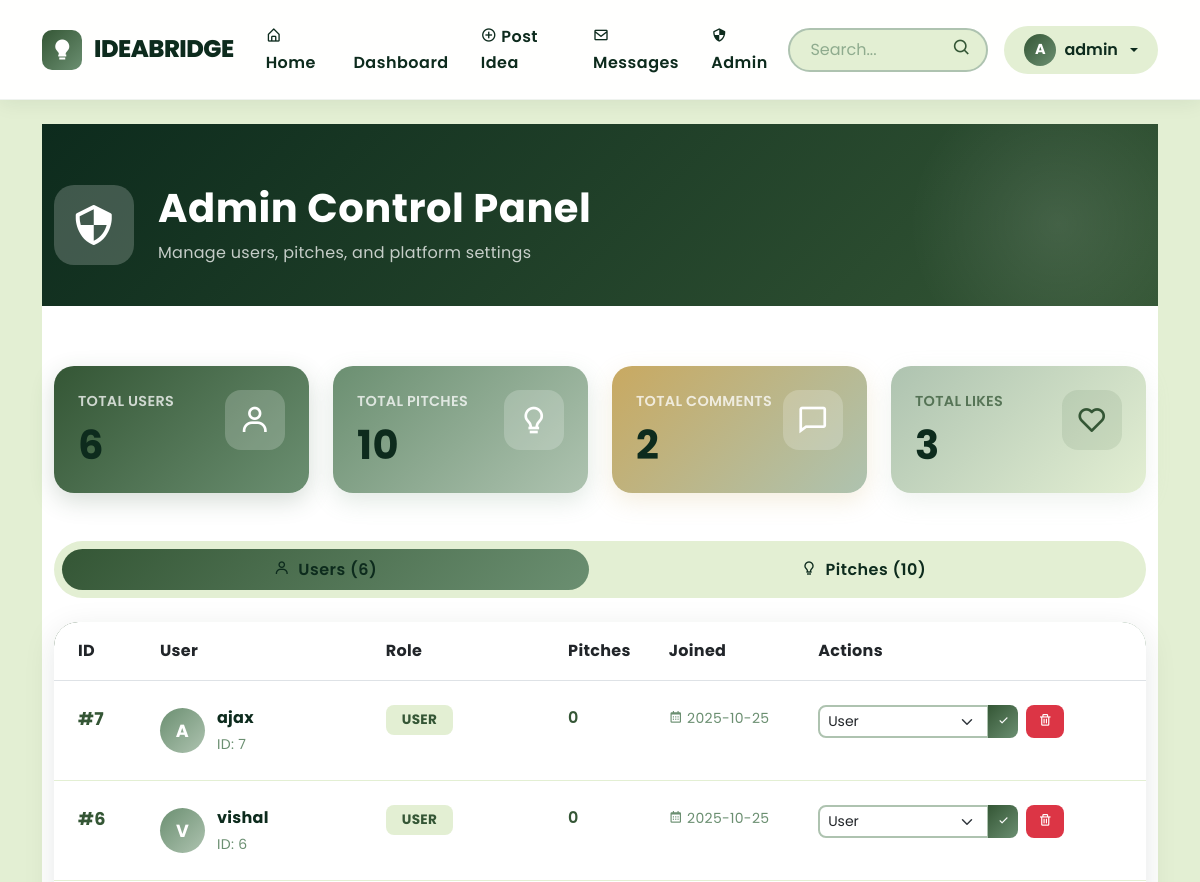
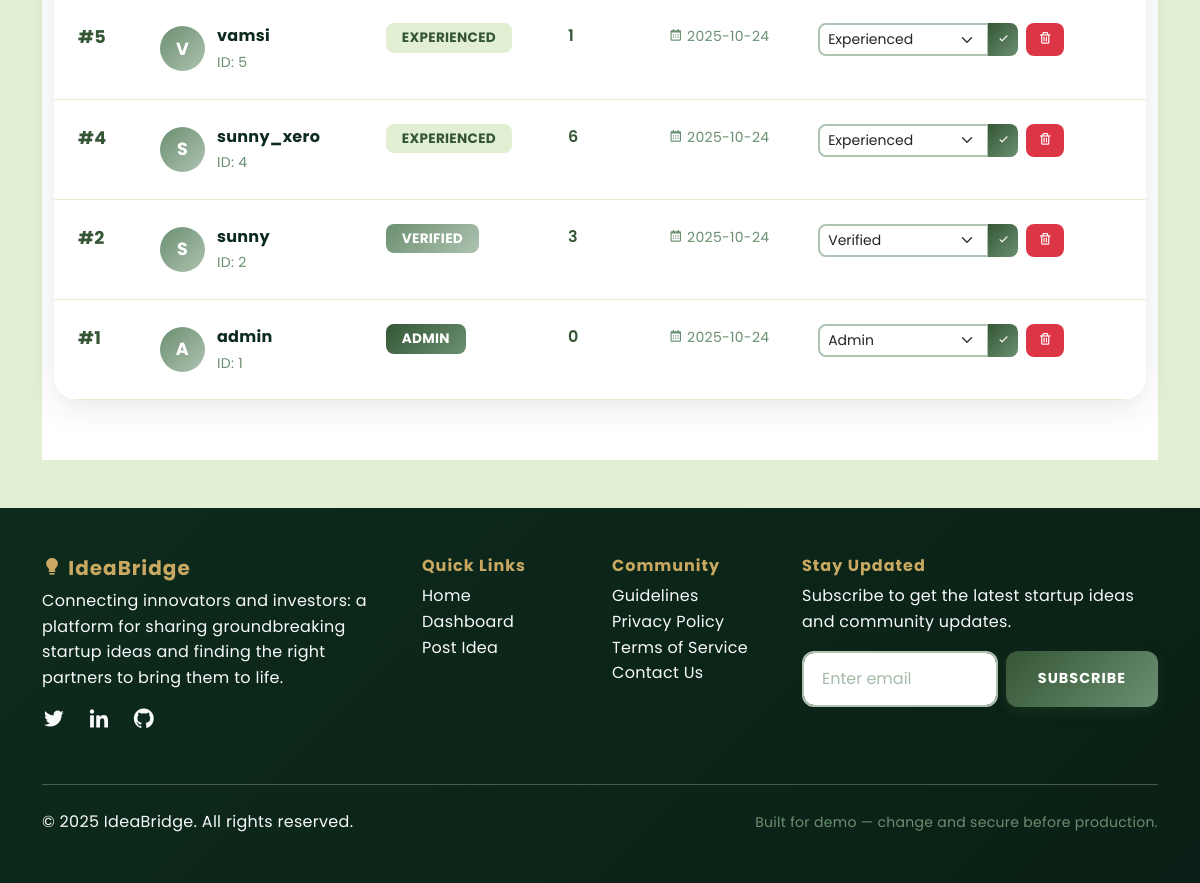
The page /admin (signed in) on the database its author committed (2 pictures, top to bottom).
### tables this page shows
CREATE TABLE users (id INTEGER PRIMARY KEY AUTOINCREMENT, username TEXT UNIQUE NOT NULL, password_hash TEXT NOT NULL, role TEXT NOT NULL DEFAULT "user", created_at TEXT);

### app.py (the view, shortened to what this page needs)
@app.route('/admin', methods=['GET','POST'])
@role_required(['admin'])
def admin():
    users = query_db('''SELECT u.id, u.username, u.role, u.created_at,
                       (SELECT COUNT(*) FROM pitches WHERE author_id = u.id) as pitch_count
                       FROM users u ORDER BY u.created_at DESC''')
    pitches = query_db('''SELECT p.*, u.username
                         FROM pitches p
                         JOIN users u ON p.author_id = u.id
                         ORDER BY p.created_at DESC''')
    total_users = len(users)
    total_pitches = len(pitches)
    total_comments = query_db('SELECT COUNT(*) as count FROM comments', one=True)['count']
    total_likes = query_db('SELECT COUNT(*) as count FROM likes', one=True)['count']
    return render_template('admin.html',
                          users=users,
                          pitches=pitches,
                          total_users=total_users,
                          total_pitches=total_pitches,
                          total_comments=total_comments,
                          total_likes=total_likes)

### templates/admin.html (shortened to what this page needs)
{% extends "base.html" %}
{% block content %}
<section style="background: linear-gradient(135deg, #0D2B1D 0%, #345635 100%); padding: 60px 0 40px; position: relative; overflow: hidden;">
  <div style="position: absolute; top: -50px; right: -50px; width: 300px; height: 300px; background: radial-gradient(circle, rgba(255, 255, 255, 0.1) 0%, transparent 70%); border-radius: 50%;"></div>
  <div class="container position-relative">
    <div class="d-flex align-items-center justify-content-between">
      <div class="d-flex align-items-center">
        <div style="width: 80px; height: 80px; background: rgba(255,255,255,0.2); border-radius: 20px; display: flex; align-items: center; justify-content: center; margin-right: 24px;">
          <i class='bx bx-shield-quarter' style="font-size: 3rem; color: white;"></i>
        </div>
        <div>
          <h1 class="fw-bold mb-2 text-white">Admin Control Panel</h1>
          <p class="mb-0 text-white opacity-75">Manage users, pitches, and platform settings</p>
        </div>
      </div>
    </div>
  </div>
</section>
<section style="padding: 60px 0; background: white;">
  <div class="container">
    <div class="row g-4 mb-5">
      <div class="col-md-6 col-lg-3">
        <div class="card border-0 h-100" style="border-radius: 20px; background: linear-gradient(135deg, #345635 0%, #6B8F71 100%); box-shadow: 0 8px 24px rgba(52, 86, 53, 0.2);">
          <div class="card-body p-4 text-white">
            <div class="d-flex justify-content-between align-items-start">
              <div>
                <p class="mb-2 opacity-75" style="font-size: 0.9rem; font-weight: 600;">TOTAL USERS</p>
                <h2 class="mb-0 fw-bold" style="font-size: 2.5rem;">{{ total_users }}</h2>
              </div>
              <div style="width: 60px; height: 60px; background: rgba(255,255,255,0.2); border-radius: 16px; display: flex; align-items: center; justify-content: center;">
                <i class='bx bx-user' style="font-size: 2rem;"></i>
              </div>
            </div>
          </div>
        </div>
      </div>
      <div class="col-md-6 col-lg-3">
        <div class="card border-0 h-100" style="border-radius: 20px; background: linear-gradient(135deg, #6B8F71 0%, #AEC3B0 100%); box-shadow: 0 8px 24px rgba(107, 143, 113, 0.2);">
          <div class="card-body p-4 text-white">
            <div class="d-flex justify-content-between align-items-start">
              <div>
                <p class="mb-2 opacity-75" style="font-size: 0.9rem; font-weight: 600;">TOTAL PITCHES</p>
                <h2 class="mb-0 fw-bold" style="font-size: 2.5rem;">{{ total_pitches }}</h2>
              </div>
              <div style="width: 60px; height: 60px; background: rgba(255,255,255,0.2); border-radius: 16px; display: flex; align-items: center; justify-content: center;">
                <i class='bx bx-bulb' style="font-size: 2rem;"></i>
              </div>
            </div>
          </div>
        </div>
      </div>
      <div class="col-md-6 col-lg-3">
        <div class="card border-0 h-100" style="border-radius: 20px; background: linear-gradient(135deg, #C9A961 0%, #AEC3B0 100%); box-shadow: 0 8px 24px rgba(201, 169, 97, 0.2);">
          <div class="card-body p-4 text-white">
            <div class="d-flex justify-content-between align-items-start">
              <div>
                <p class="mb-2 opacity-75" style="font-size: 0.9rem; font-weight: 600;">TOTAL COMMENTS</p>
                <h2 class="mb-0 fw-bold" style="font-size: 2.5rem;">{{ total_comments }}</h2>
              </div>
              <div style="width: 60px; height: 60px; background: rgba(255,255,255,0.2); border-radius: 16px; display: flex; align-items: center; justify-content: center;">
                <i class='bx bx-comment' style="font-size: 2rem;"></i>
              </div>
            </div>
          </div>
        </div>
      </div>
      <div class="col-md-6 col-lg-3">
        <div class="card border-0 h-100" style="border-radius: 20px; background: linear-gradient(135deg, #AEC3B0 0%, #E3EFD3 100%); box-shadow: 0 8px 24px rgba(174, 195, 176, 0.2);">
          <div class="card-body p-4" style="color: #345635;">
            <div class="d-flex justify-content-between align-items-start">
              <div>
                <p class="mb-2 opacity-75" style="font-size: 0.9rem; font-weight: 600;">TOTAL LIKES</p>
                <h2 class="mb-0 fw-bold" style="font-size: 2.5rem;">{{ total_likes }}</h2>
              </div>
              <div style="width: 60px; height: 60px; background: rgba(52, 86, 53, 0.1); border-radius: 16px; display: flex; align-items: center; justify-content: center;">
                <i class='bx bx-heart' style="font-size: 2rem;"></i>
              </div>
            </div>
          </div>
        </div>
      </div>
    </div>
    <ul class="nav nav-pills mb-4" style="background: #E3EFD3; padding: 8px; border-radius: 50px;">
      <li class="nav-item flex-fill">
        <a class="nav-link active text-center" data-bs-toggle="pill" href="#users" style="border-radius: 50px; font-weight: 600;">
          <i class='bx bx-user me-2'></i>Users ({{ users|length }})
        </a>
      </li>
      <li class="nav-item flex-fill">
        <a class="nav-link text-center" data-bs-toggle="pill" href="#pitches" style="border-radius: 50px; font-weight: 600;">
          <i class='bx bx-bulb me-2'></i>Pitches ({{ pitches|length }})
        </a>
      </li>
    </ul>
    <div class="tab-content">
      <div class="tab-pane fade show active" id="users">
        <div class="card border-0" style="border-radius: 24px; box-shadow: 0 8px 32px rgba(13, 43, 29, 0.1);">
          <div class="card-body p-0">
            <div class="table-responsive">
              <table class="table mb-0">
                <thead style="background: linear-gradient(135deg, #345635 0%, #6B8F71 100%); color: white;">
                  <tr>
                    <th class="px-4 py-3" style="border-radius: 24px 0 0 0;">ID</th>
                    <th class="py-3">User</th>
                    <th class="py-3">Role</th>
                    <th class="py-3">Pitches</th>
                    <th class="py-3">Joined</th>
                    <th class="py-3" style="border-radius: 0 24px 0 0;">Actions</th>
                  </tr>
                </thead>
                <tbody>
                  {% for u in users %}
                  <tr style="border-bottom: 1px solid #E3EFD3;">
                    <td class="px-4 py-4">
                      <span class="fw-bold" style="color: #345635; font-size: 1.1rem;">#{{ u['id'] }}</span>
                    </td>
                    <td class="py-4">
                      <div class="d-flex align-items-center">
                        <div style="width: 45px; height: 45px; border-radius: 50%; background: linear-gradient(135deg, #6B8F71, #AEC3B0); display: flex; align-items: center; justify-content: center; margin-right: 12px;">
                          <span class="fw-bold" style="color: white; font-size: 1.1rem;">{{ u['username'][0].upper() }}</span>
                        </div>
                        <div>
                          <p class="mb-0 fw-bold" style="color: #0D2B1D;">{{ u['username'] }}</p>
                          <small class="text-muted">ID: {{ u['id'] }}</small>
                        </div>
                      </div>
                    </td>
                    <td class="py-4">
                      <span class="badge px-3 py-2" style="background: {% if u['role'] == 'admin' %}linear-gradient(135deg, #345635, #6B8F71){% elif u['role'] == 'verified' %}linear-gradient(135deg, #6B8F71, #AEC3B0){% else %}#E3EFD3{% endif %}; color: {% if u['role'] in ['admin', 'verified'] %}white{% else %}#345635{% endif %}; border-radius: 8px; font-size: 0.85rem;">
                        {{ u['role'].upper() }}
                      </span>
                    </td>
                    <td class="py-4">
                      <span class="fw-semibold" style="color: #345635;">{{ u['pitch_count'] }}</span>
                    </td>
                    <td class="py-4">
                      <small class="text-muted">
                        <i class='bx bx-calendar me-1'></i>{{ u['created_at'][:10] if u['created_at'] }}
                      </small>
                    </td>
                    <td class="py-4">
                      <div class="d-flex gap-2">
                        <form method="post" class="d-inline-block">
                          <div class="input-group input-group-sm" style="width: 200px;">
                            <select name="newrole" class="form-select" style="border-radius: 8px 0 0 8px; border: 2px solid #AEC3B0;">
                              <option value="user" {% if u['role'] == 'user' %}selected{% endif %}>User</option>
                              <option value="verified" {% if u['role'] == 'verified' %}selected{% endif %}>Verified</option>
                              <option value="experienced" {% if u['role'] == 'experienced' %}selected{% endif %}>Experienced</option>
                              <option value="admin" {% if u['role'] == 'admin' %}selected{% endif %}>Admin</option>
                            </select>
                            <button type="submit" class="btn btn-sm" style="background: linear-gradient(135deg, #345635, #6B8F71); color: white; border: none; border-radius: 0 8px 8px 0;">
                              <i class='bx bx-check'></i>
                            </button>
                          </div>
                        </form>
                        <form method="post" class="d-inline-block" onsubmit="return confirm('Delete user {{ u['username'] }}? This will also delete all their pitches and comments.')">
                          <button type="submit" class="btn btn-sm" style="background: #dc3545; color: white; border: none; border-radius: 8px; padding: 6px 12px;">
                            <i class='bx bx-trash'></i>
                          </button>
                        </form>
                      </div>
                    </td>
                  </tr>
                  {% endfor %}
                </tbody>
              </table>
            </div>
          </div>
        </div>
      </div>
    </div>
  </div>
</section>
{% endblock %}

### rows shown on the page
users: id "7", username "A", username "ajax", role "USER", pitch_count "0", created_at "2025-10-25", newrole "User"
users: id "6", username "V", username "vishal", role "USER", pitch_count "0", created_at "2025-10-25", newrole "User"
users: id "5", username "V", username "vamsi", role "EXPERIENCED", pitch_count "1", created_at "2025-10-24", newrole "Experienced"
users: id "4", username "S", username "sunny_xero", role "EXPERIENCED", pitch_count "6", created_at "2025-10-24", newrole "Experienced"
users: id "2", username "S", username "sunny", role "VERIFIED", pitch_count "3", created_at "2025-10-24", newrole "Verified"
users: id "1", username "A", username "admin", role "ADMIN", pitch_count "0", created_at "2025-10-24", newrole "Admin"

### other values the page prints
{{ session.get('username')[0].upper() }} "A"
{{ session.get('username') }} "admin"
{{ total_users }} "6"
{{ total_pitches }} "10"
{{ total_comments }} "2"
{{ total_likes }} "3"
{{ users|length }} "6"
{{ pitches|length }} "10"
